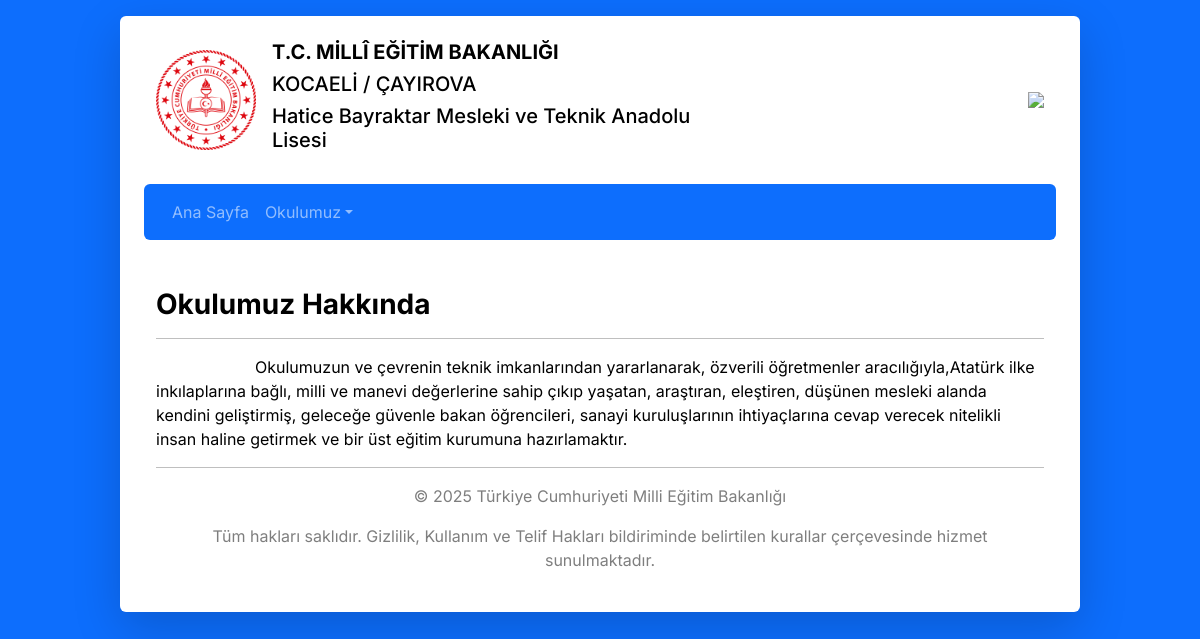
The app's page /icerikler/okulumuz-hakkinda.php with its own data.
### tables this page shows
CREATE TABLE `okulbilgi` (
  `id` int(11) NOT NULL,
  `okuladi` varchar(255) NOT NULL,
  `okulil` varchar(255) NOT NULL,
  `okulilce` varchar(255) NOT NULL
);

CREATE TABLE `menus` (
  `id` int(11) NOT NULL,
  `title` varchar(255) NOT NULL,
  `href` varchar(255) NOT NULL
);

### sistem/okulbilgileri.php (called while the page is built, shortened)
<?php
function okulbilgi($conn) {
    $sql = "SELECT * FROM okulbilgi";
    $result = $conn->query($sql);
    if ($result->num_rows === 1) {
        $veri = $result->fetch_assoc();
        $okuladi = $veri["okuladi"];
        $okulil = $veri["okulil"];
        $okulilce = $veri["okulilce"];
    } else {
        $okuladi = "Örnek Okul";
        $okulil = "Ankara";
        $okulilce = "Çankaya";
    }
    return array("okuladi" => $okuladi, "okulil" => $okulil, "okulilce" => $okulilce);
}
function navmenucek($conn){
    $sql = "SELECT m.id, m.title AS menu_title, m.href AS menu_href, s.title AS submenu_title, s.href AS submenu_href FROM menus m LEFT JOIN submenus s ON m.id = s.menu_id ORDER BY m.id, s.id";
    $result = $conn->query($sql);
    $navMenu = [];
    $id = null;
    if ($result->num_rows > 0) {
    while ($row = $result->fetch_assoc()) {
    if ($row['id'] != $id) {
        $id = $row['id'];
        $navMenu[$id] = [
            'title' => $row['menu_title'],
            'href' => $row['menu_href'],
            'submenu' => []
        ];
    }
    if ($row['submenu_title']) {
        $navMenu[$id]['submenu'][] = [
            'title' => $row['submenu_title'],
            'href' => $row['submenu_href']
        ];
    }
    }
    } else {
    }
    return $navMenu;
}
?>

### icerikler/okulumuz-hakkinda.php (the view, shortened to what this page needs)
<?php
    require '../yonetim/database.php';
    include '../sistem/okulbilgileri.php';
    $baslik = "Okulumuz Hakkında";
    $sql = "SELECT metin FROM icerik WHERE baslik = '$baslik'";
    $result = $conn->query($sql);
    $metin = "";
    if ($result && $result->num_rows > 0) {
        $row = $result->fetch_assoc();
        $metin = $row['metin'];
    }
    $okulverileri = okulbilgi($conn);
    $navMenu = navmenucek($conn);
?>
<!DOCTYPE html>
<html lang="tr">
<head>
    <link href="https://cdn.jsdelivr.net/npm/bootstrap@5.3.3/dist/css/bootstrap.min.css" rel="stylesheet">
    <link rel="stylesheet" href="https://cdn.jsdelivr.net/npm/@mdi/font@7.4.47/css/materialdesignicons.min.css">
    <link rel="stylesheet" href="/assets/styles/main.css">
</head>
<body class="bg-primary">
    <section class="container p-4 bg-white rounded shadow-lg">
        <div class="container">
            <div class="row">
              <div class="col-md-8 d-flex flex-column flex-md-row align-items-center justify-content-center justify-content-md-start text-center text-md-start">
                  <img src="/assets/images/meb-logo.png" class="meb-img img-fluid">
                  <div class="logo-text ms-md-3 mt-3 mt-md-0">
                      <h5 class="fw-bold">T.C. MİLLÎ EĞİTİM BAKANLIĞI</h5>
                      <h5><span id="okulIl"><?= htmlspecialchars($okulverileri['okulil']) ?></span> / <span id="okulIlce"><?= htmlspecialchars($okulverileri['okulilce']) ?></span></h5>
                      <h5 id="okulAdi"><span id="okulAdi"><?= htmlspecialchars($okulverileri['okuladi']) ?></span></h5>
                  </div>
              </div>
              <div class="col-md-4 d-flex flex-column flex-md-row align-items-center justify-content-center justify-content-md-end mt-3 mt-md-0">
                  <img src="/assets/images/atabayrak.png" class="ataturk-bayrak img-fluid">
              </div>
            </div>
        </div>
        <nav class="mt-4 navbar navbar-expand-lg bg-primary rounded p-2" data-bs-theme="dark">
            <div class="container-fluid">
                <div class="collapse navbar-collapse" id="navbarNavDropdown">
                <ul class="navbar-nav">
    <?php foreach ($navMenu as $menu) : ?>
        <?php if (!empty($menu['submenu'])) : ?>
            <li class="nav-item dropdown">
                <a class="nav-link dropdown-toggle" href="#" data-bs-toggle="dropdown"><?= htmlspecialchars($menu['title']) ?></a>
            </li>
        <?php else : ?>
            <li class="nav-item"><a class="nav-link" href="<?= htmlspecialchars($menu['href']) ?>"><?= htmlspecialchars($menu['title']) ?></a></li>
        <?php endif; ?>
    <?php endforeach; ?>
</ul>
                </div>
            </div>
        </nav>
        <main class="container mt-5">
            <div class="mb-3">
                <h3 class="fw-bold"><?= htmlspecialchars($baslik); ?></h3>
                <hr>
<?= $metin ?>
            </div>
            <hr>
            <footer>
                <p class="footer-yazi">© 2025 Türkiye Cumhuriyeti Milli Eğitim Bakanlığı</p>
                <p class="footer-yazi">Tüm hakları saklıdır. Gizlilik, Kullanım ve Telif Hakları bildiriminde belirtilen kurallar çerçevesinde hizmet sunulmaktadır.</p>
            </footer>
        </main>
</body>
</html>

### assets/styles/main.css (style rules this page uses)
* { --background-color-1: rgb(110, 58, 231); --background-color-2: rgb(20, 0, 92); --background-color-3: rgb(255, 255, 255); --default-font-1: "Inter", sans-serif; --text-color-1: rgb(0, 0, 0); --text-color-2: rgb(63, 63, 63); --text-color-3: gold; --text-color-4: rgb(255, 255, 255); }
body { margin: 0; padding: 0; font-family: var(--default-font-1); }
a { text-decoration: none; color: var(--text-color-4); transition: 0.2s; }
section.container { padding: 25px; background-color: var(--background-color-3); width: 80dvw; border-radius: 12px; color: var(--text-color-1); margin: auto; margin-top: 1rem; margin-bottom: 1rem; }
.meb-img { width: 100px; height: 100px; }
.ataturk-bayrak { display: block; margin-top: auto; margin-bottom: auto; }
.logo-text { font-weight: 700; }
footer { opacity: 0.5; text-align: center; }

### records on screen
okulbilgi: okulil "KOCAELİ", okulilce "ÇAYIROVA", okuladi "Hatice Bayraktar Mesleki ve Teknik Anadolu Lisesi"
menus: title "Ana Sayfa"

### other values on screen
$menu['title'] "Okulumuz"
$baslik "Okulumuz Hakkında"
